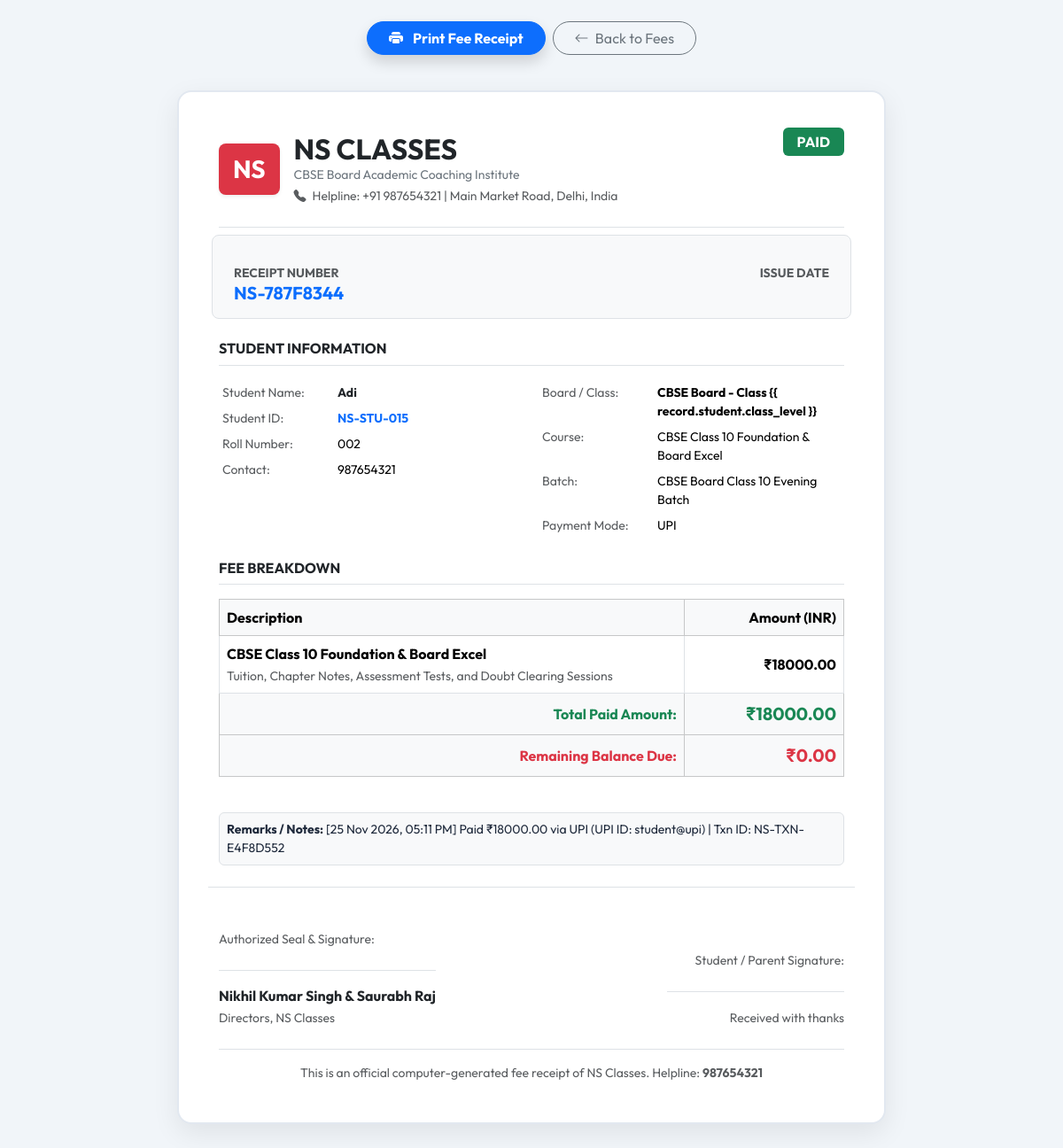
The page /fees/14/receipt/ (signed in) on the database its author committed.
### fees/models.py (models this page shows, shortened)
class FeeRecord(models.Model):
    STATUS_CHOICES = [
        ('paid', 'Paid'),
        ('partial', 'Partially Paid'),
        ('pending', 'Pending'),
        ('overdue', 'Overdue'),
    ]
    PAYMENT_METHOD_CHOICES = [
        ('cash', 'Cash'),
        ('upi', 'UPI'),
        ('bank', 'Bank Transfer'),
        ('cheque', 'Cheque'),
        ('online', 'Online Payment'),
    ]
    student = models.ForeignKey(Student, on_delete=models.CASCADE, related_name='fee_records')
    total_fee = models.DecimalField(max_digits=10, decimal_places=2)
    paid_amount = models.DecimalField(max_digits=10, decimal_places=2, default=0)
    payment_date = models.DateField(null=True, blank=True)
    payment_method = models.CharField(max_length=20, choices=PAYMENT_METHOD_CHOICES, blank=True)
    receipt_number = models.CharField(max_length=50, unique=True, blank=True)
    status = models.CharField(max_length=10, choices=STATUS_CHOICES, default='pending')
    remarks = models.TextField(blank=True)
    created_at = models.DateTimeField(auto_now_add=True)
    updated_at = models.DateTimeField(auto_now=True)
    @property
    def remaining_amount(self):
        return self.total_fee - self.paid_amount
    class Meta:
        ordering = ['-created_at']
        verbose_name = 'Fee Record'
        verbose_name_plural = 'Fee Records'

### students/models.py (models this page shows, shortened)
class Student(models.Model):
    GENDER_CHOICES = [
        ('M', 'Male'),
        ('F', 'Female'),
        ('O', 'Other'),
    ]
    BOARD_CHOICES = [
        ('CBSE', 'CBSE Board'),
    ]
    CLASS_CHOICES = [(str(i), f'Class {i}') for i in range(6, 13)]
    user = models.OneToOneField(User, on_delete=models.CASCADE, related_name='student_profile')
    student_id = models.CharField(max_length=20, unique=True)
    photo = models.ImageField(upload_to='students/', blank=True, null=True)
    date_of_birth = models.DateField(null=True, blank=True)
    gender = models.CharField(max_length=1, choices=GENDER_CHOICES, blank=True)
    father_name = models.CharField(max_length=100, blank=True)
    mother_name = models.CharField(max_length=100, blank=True)
    phone = models.CharField(max_length=15, blank=True)
    parent_phone = models.CharField(max_length=15, blank=True)
    address = models.TextField(blank=True)
    board = models.CharField(max_length=10, choices=BOARD_CHOICES, blank=True)
    class_level = models.CharField(max_length=5, choices=CLASS_CHOICES, verbose_name='Class', blank=True)
    course = models.ForeignKey(Course, on_delete=models.SET_NULL, null=True, blank=True, related_name='students')
    batch = models.ForeignKey(Batch, on_delete=models.SET_NULL, null=True, blank=True, related_name='students')
    admission_date = models.DateField(auto_now_add=True)
    roll_number = models.CharField(max_length=20, blank=True)
    is_active = models.BooleanField(default=True)
    created_at = models.DateTimeField(auto_now_add=True)
    @property
    def full_name(self):
        return self.user.get_full_name()
    class Meta:
        ordering = ['user__first_name']
        verbose_name = 'Student'
        verbose_name_plural = 'Students'

### courses/models.py (models this page shows, shortened)
class Course(models.Model):
    BOARD_CHOICES = [
        ('CBSE', 'CBSE Board'),
    ]
    CLASS_CHOICES = [(str(i), f'Class {i}') for i in range(6, 13)]
    name = models.CharField(max_length=200)
    description = models.TextField()
    board = models.CharField(max_length=10, choices=BOARD_CHOICES)
    class_level = models.CharField(max_length=5, choices=CLASS_CHOICES, verbose_name='Class')
    subjects = models.ManyToManyField(Subject, related_name='courses')
    duration = models.CharField(max_length=50, help_text='e.g. 1 Year, 6 Months')
    fees = models.DecimalField(max_digits=10, decimal_places=2, help_text='Course fee in INR')
    image = models.ImageField(upload_to='courses/', blank=True, null=True)
    is_active = models.BooleanField(default=True)
    created_at = models.DateTimeField(auto_now_add=True)
    updated_at = models.DateTimeField(auto_now=True)
    class Meta:
        ordering = ['board', 'class_level', 'name']
        verbose_name = 'Course'
        verbose_name_plural = 'Courses'

### batches/models.py (models this page shows, shortened)
class Batch(models.Model):
    STATUS_CHOICES = [
        ('active', 'Active'),
        ('upcoming', 'Upcoming'),
        ('completed', 'Completed'),
        ('cancelled', 'Cancelled'),
    ]
    BOARD_CHOICES = [
        ('CBSE', 'CBSE Board'),
    ]
    CLASS_CHOICES = [(str(i), f'Class {i}') for i in range(6, 13)]
    name = models.CharField(max_length=200)
    course = models.ForeignKey(Course, on_delete=models.CASCADE, related_name='batches')
    board = models.CharField(max_length=10, choices=BOARD_CHOICES)
    class_level = models.CharField(max_length=5, choices=CLASS_CHOICES, verbose_name='Class')
    subjects = models.ManyToManyField(Subject, related_name='batches', blank=True)
    teacher = models.ForeignKey(Teacher, on_delete=models.SET_NULL, null=True, blank=True, related_name='batches')
    start_date = models.DateField()
    end_date = models.DateField()
    max_students = models.PositiveIntegerField(default=30)
    status = models.CharField(max_length=15, choices=STATUS_CHOICES, default='active')
    created_at = models.DateTimeField(auto_now_add=True)
    class Meta:
        ordering = ['name']
        verbose_name = 'Batch'
        verbose_name_plural = 'Batches'

### fees/views.py (the view)
# urls.py: path('<int:pk>/receipt/', views.fee_receipt, name='receipt'),
@login_required
def fee_receipt(request, pk):
    record = get_object_or_404(FeeRecord.objects.select_related('student__user', 'student__course', 'student__batch'), pk=pk)
    if hasattr(request.user, 'student_profile') and not is_admin(request.user):
        if request.user.student_profile != record.student:
            messages.error(request, "Permission denied.")
            return redirect('dashboard:student_dashboard')
    return render(request, 'fees/receipt.html', {'record': record})

### templates/fees/receipt.html (shortened to what this page needs)
<!DOCTYPE html>
<html lang="en">
<head>
    <link href="https://cdn.jsdelivr.net/npm/bootstrap@5.3.3/dist/css/bootstrap.min.css" rel="stylesheet">
    <link rel="stylesheet" href="https://cdn.jsdelivr.net/npm/bootstrap-icons@1.11.3/font/bootstrap-icons.min.css">
</head>
<body>
    <div class="container text-center pt-4 no-print">
        <div class="d-inline-flex gap-2">
            <button onclick="window.print()" class="btn btn-primary fw-bold rounded-pill px-4 shadow">
                <i class="bi bi-printer-fill me-2"></i> Print Fee Receipt
            </button>
            {% if request.user.student_profile %}
                <a href="{% url 'dashboard:student_dashboard' %}" class="btn btn-outline-secondary rounded-pill px-4">
                    <i class="bi bi-arrow-left me-1"></i> Back to Dashboard
                </a>
            {% else %}
                <a href="{% url 'fees:list' %}" class="btn btn-outline-secondary rounded-pill px-4">
                    <i class="bi bi-arrow-left me-1"></i> Back to Fees
                </a>
            {% endif %}
        </div>
    </div>
    <div class="receipt-card">
        <div class="receipt-badge">
            <span
                class="badge {% if record.status == 'paid' %}bg-success{% elif record.status == 'partial' %}bg-warning text-dark{% else %}bg-danger{% endif %} fs-6 px-3 py-2 text-uppercase">
                {{ record.get_status_display }}
            </span>
        </div>
        <div class="d-flex align-items-center gap-3 pb-4 border-bottom mb-4">
            <span class="bg-danger text-white rounded-3 px-3 py-2 fs-3 fw-bold shadow-sm">NS</span>
            <div>
                <h2 class="fw-bold mb-0 text-dark">NS CLASSES</h2>
                <p class="text-secondary small mb-0">CBSE Board Academic Coaching Institute</p>
                <small class="text-muted"><i class="bi bi-telephone-fill me-1"></i> Helpline: +91 987654321 | Main Market Road, Delhi, India</small>
            </div>
        </div>
        <div class="row g-3 mb-4 p-3 bg-light rounded-3 border">
            <div class="col-6">
                <small class="text-muted d-block text-uppercase fw-bold">Receipt Number</small>
                <h5 class="fw-bold text-primary mb-0">{{ record.receipt_number }}</h5>
            </div>
            <div class="col-6 text-end">
                <small class="text-muted d-block text-uppercase fw-bold">Issue Date</small>
            </div>
        </div>
        <h6 class="fw-bold text-dark text-uppercase border-bottom pb-2 mb-3">Student Information</h6>
        <div class="row g-3 mb-4">
            <div class="col-sm-6">
                <table class="table table-sm table-borderless mb-0 small">
                    <tr>
                        <td class="text-muted" style="width: 130px;">Student Name:</td>
                        <td class="fw-bold text-dark">{{ record.student.full_name }}</td>
                    </tr>
                    <tr>
                        <td class="text-muted">Student ID:</td>
                        <td class="fw-bold text-primary">{{ record.student.student_id }}</td>
                    </tr>
                    <tr>
                        <td class="text-muted">Roll Number:</td>
                        <td>{{ record.student.roll_number|default:"-" }}</td>
                    </tr>
                    <tr>
                        <td class="text-muted">Contact:</td>
                        <td>{{ record.student.phone }}</td>
                    </tr>
                </table>
            </div>
            <div class="col-sm-6">
                <table class="table table-sm table-borderless mb-0 small">
                    <tr>
                        <td class="text-muted" style="width: 130px;">Board / Class:</td>
                        <td class="fw-bold">{{ record.student.get_board_display }} - Class {{ record.student.class_level
                            }}</td>
                    </tr>
                    <tr>
                        <td class="text-muted">Course:</td>
                        <td>{{ record.student.course.name|default:"General Preparation" }}</td>
                    </tr>
                    <tr>
                        <td class="text-muted">Batch:</td>
                        <td>{{ record.student.batch.name|default:"Assigned Batch" }}</td>
                    </tr>
                    <tr>
                        <td class="text-muted">Payment Mode:</td>
                        <td class="text-capitalize">{{ record.get_payment_method_display|default:"Cash" }}</td>
                    </tr>
                </table>
            </div>
        </div>
        <h6 class="fw-bold text-dark text-uppercase border-bottom pb-2 mb-3">Fee Breakdown</h6>
        <div class="table-responsive mb-4">
            <table class="table table-bordered align-middle">
                <thead class="table-light">
                    <tr>
                        <th>Description</th>
                        <th class="text-end" style="width: 180px;">Amount (INR)</th>
                    </tr>
                </thead>
                <tbody>
                    <tr>
                        <td>
                            <div class="fw-bold">{{ record.student.course.name|default:"Coaching Tuition & Academic Program" }}</div>
                            <small class="text-muted">Tuition, Chapter Notes, Assessment Tests, and Doubt Clearing
                                Sessions</small>
                        </td>
                        <td class="text-end fw-bold">₹{{ record.total_fee }}</td>
                    </tr>
                    <tr class="table-light">
                        <td class="text-end fw-bold text-success">Total Paid Amount:</td>
                        <td class="text-end fw-bold text-success fs-5">₹{{ record.paid_amount }}</td>
                    </tr>
                    <tr class="table-light">
                        <td class="text-end fw-bold text-danger">Remaining Balance Due:</td>
                        <td class="text-end fw-bold text-danger fs-5">₹{{ record.remaining_amount }}</td>
                    </tr>
                </tbody>
            </table>
        </div>
        {% if record.remarks %}
        <div class="p-2 bg-light rounded border mb-4 small">
            <strong>Remarks / Notes:</strong> {{ record.remarks }}
        </div>
        {% endif %}
        <div class="row pt-5 mt-4 border-top align-items-end">
            <div class="col-6">
                <small class="text-muted d-block">Authorized Seal & Signature:</small>
                <div class="mt-4 pt-3 border-top d-inline-block" style="min-width: 200px;">
                    <div class="fw-bold text-dark">Nikhil Kumar Singh &amp; Saurabh Raj</div>
                    <small class="text-muted">Directors, NS Classes</small>
                </div>
            </div>
            <div class="col-6 text-end">
                <small class="text-muted d-block">Student / Parent Signature:</small>
                <div class="mt-4 pt-3 border-top d-inline-block" style="min-width: 200px;">
                    <small class="text-muted">Received with thanks</small>
                </div>
            </div>
        </div>
        <div class="text-center mt-4 pt-3 text-muted small border-top">
            This is an official computer-generated fee receipt of NS Classes. Helpline: <strong>987654321</strong>
        </div>
    </div>
</body>
</html>

### templates/fees/receipt.html (style rules this page uses)
body { font-family: 'Outfit', 'Inter', sans-serif; background-color: #f1f5f9; color: #1e293b; }
.receipt-card { background: #ffffff; max-width: 800px; margin: 40px auto; padding: 45px; border-radius: 16px; border: 2px solid #e2e8f0; box-shadow: 0 10px 30px rgba(0, 0, 0, 0.08); position: relative; }
.receipt-badge { position: absolute; top: 40px; right: 45px; }

### rows shown on the page
FeeRecord: status "PAID", receipt_number "NS-787F8344", student.full_name "Adi", student.student_id "NS-STU-015", student.roll_number "002", student.phone "987654321", student.board "CBSE Board", student.course.name "CBSE Class 10 Foundation & Board Excel", student.batch.name "CBSE Board Class 10 Evening Batch", payment_method "UPI", total_fee "18000.00", paid_amount "18000.00", remaining_amount "0.00", remarks "[25 Nov 2026, 05:11 PM] Paid ₹18000.00 via UPI (UPI ID: student@upi) | Txn ID: NS-TXN-E4F8D552"
